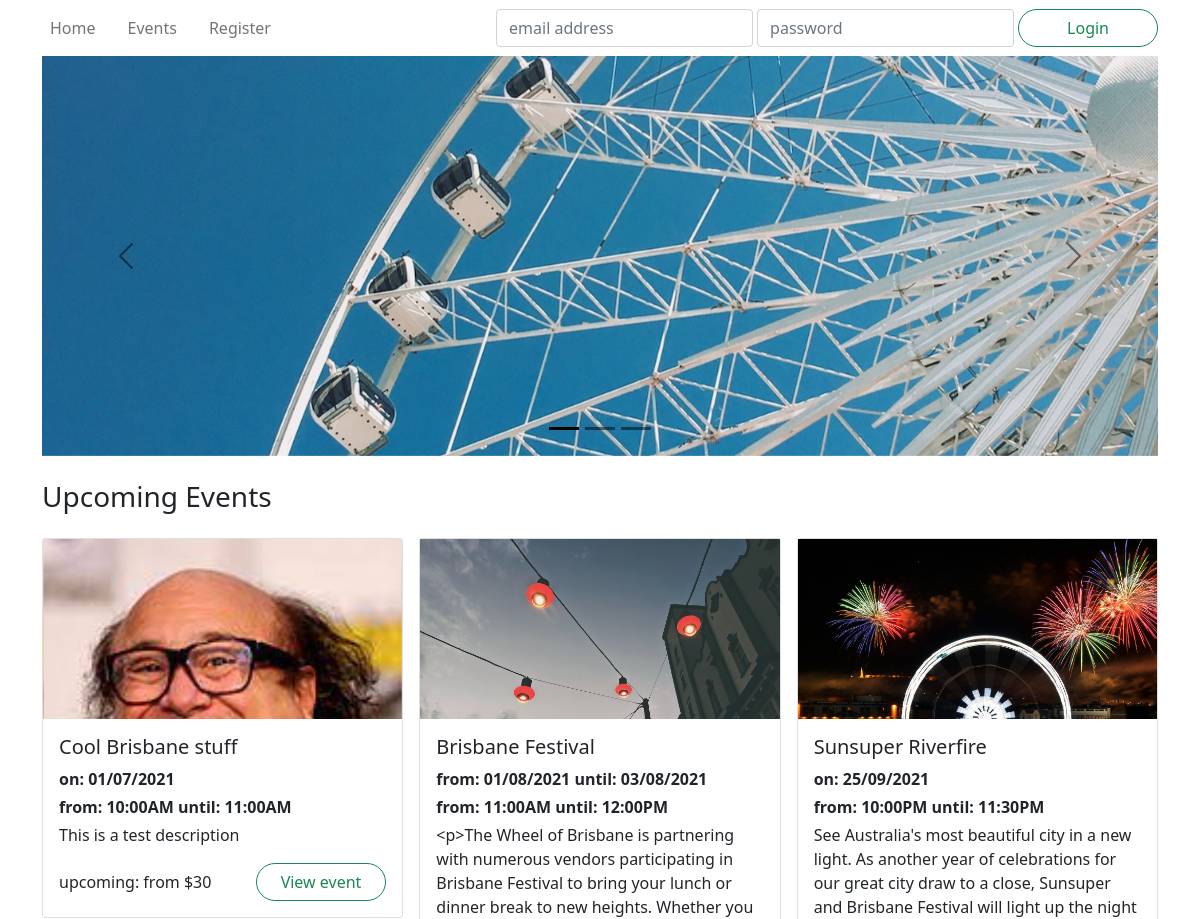
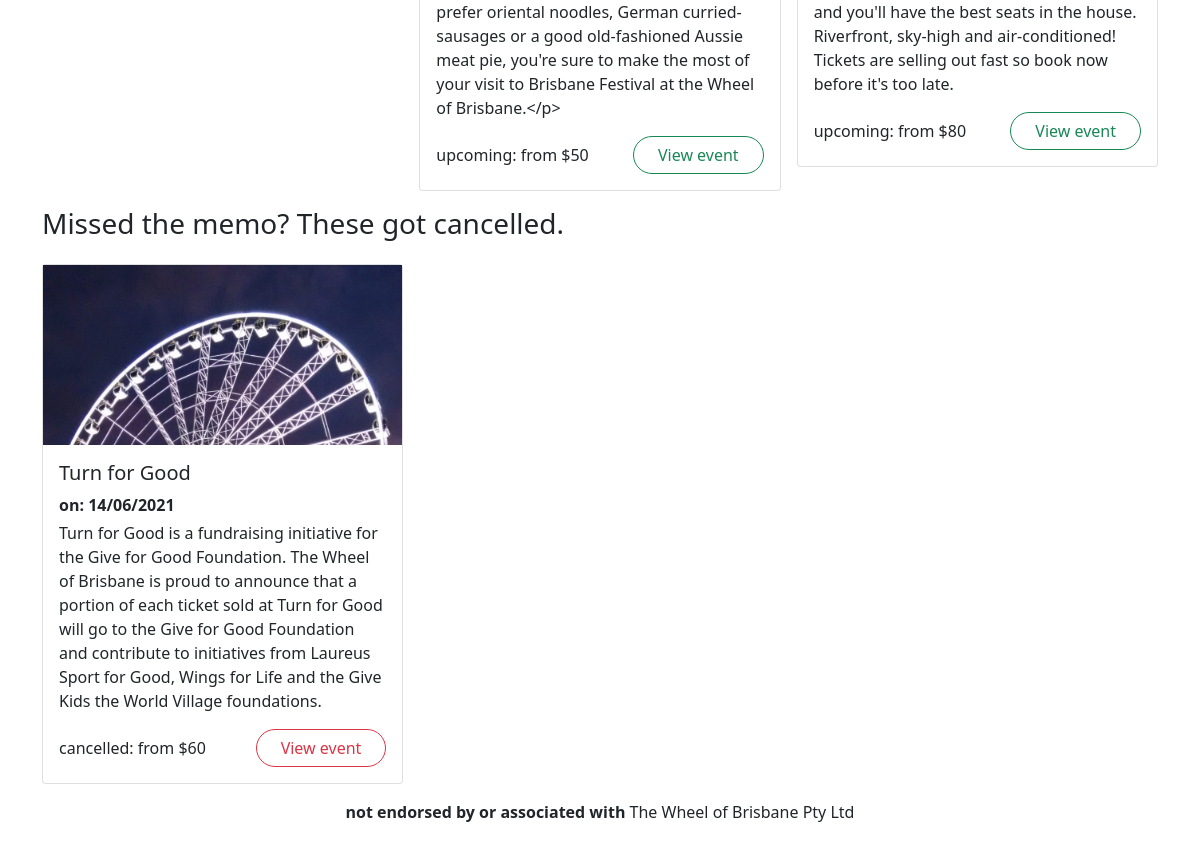
Before: / with the older database file (2 pictures, top to bottom).
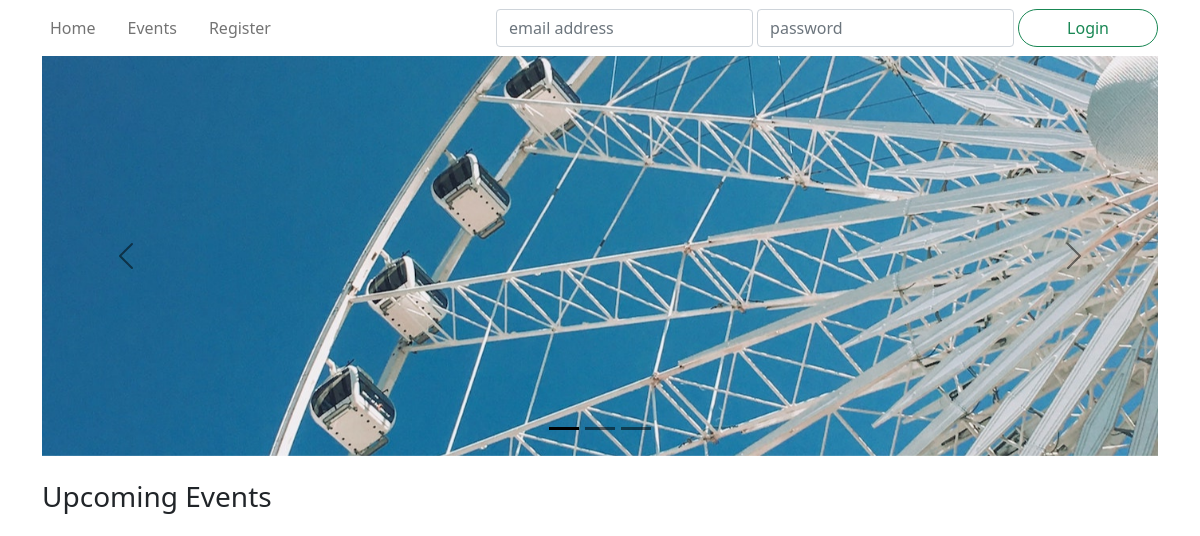
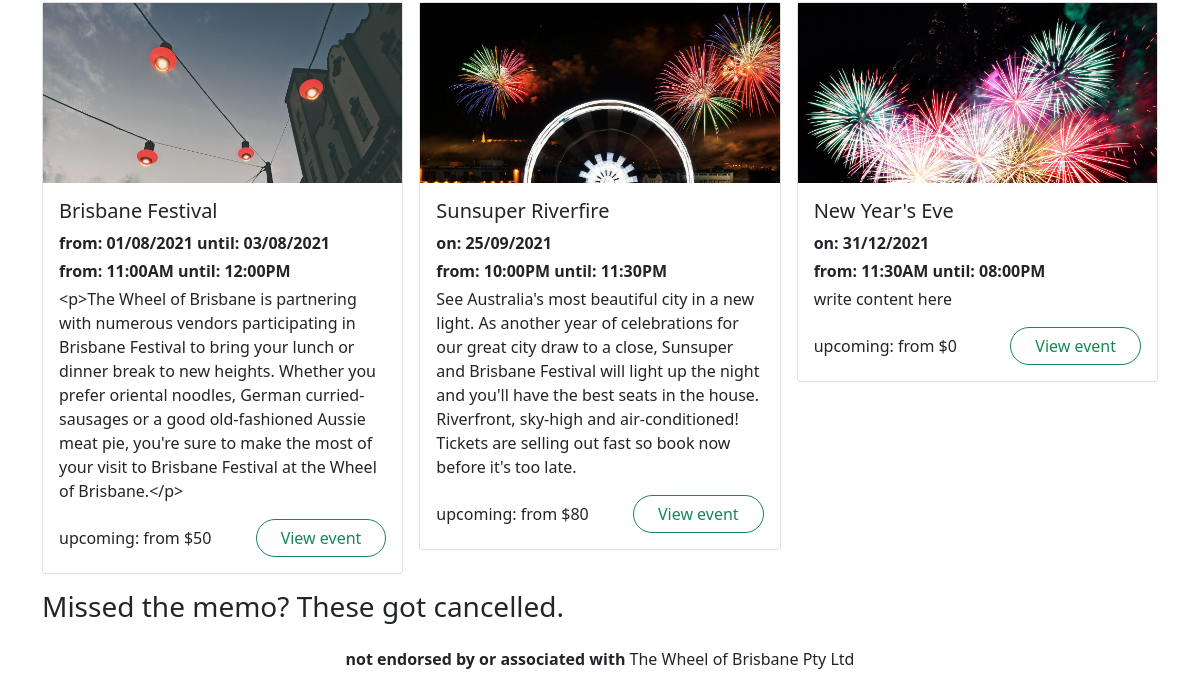
After: the same page with the newer database file (2 pictures, top to bottom).
### wheel/models.py (models this page shows, shortened)
class Event(db.Model):
    __tablename__ = 'events'
    id = db.Column(db.Integer, primary_key=True)
    name = db.Column(db.String(255), nullable=False)
    description = db.Column(db.Text)
    category = db.Column(db.String(40))
    status = db.Column(db.Enum('upcoming', 'inactive', 'cancelled', 'booked out'), nullable=False)
    image = db.Column(db.String(255))
    reviews = db.relationship('Review', backref='event')
    tickets = db.relationship('Ticket', backref='event')
    @staticmethod
    def getAllByStatus(status, limit=None):
        return Event.query.\
            join( Ticket ).\
            filter( Ticket.datetime > datetime.now() ).\
            filter( Event.status == status ).\
            group_by( Event.id ).\
            order_by( Ticket.datetime ).\
            limit( limit ).\
            all()
    def getFutureTickets(self):
        return list( filter( lambda ticket: ticket.datetime > datetime.now(), self.tickets ) )
    def getTicketsRange(self):
        tickets = self.getFutureTickets()
        numberOfTickets = len(tickets)
        if numberOfTickets == 0:
            return [numberOfTickets, None, None]
        min_ticket = reduce( lambda x, y: min(x, y, key=lambda ticket: ticket.datetime), tickets )
        max_ticket = reduce( lambda x, y: max(x, y, key=lambda ticket: ticket.datetime), tickets )
        return [numberOfTickets, min_ticket, max_ticket]
    def printTicketsDateRange(self):
        numberOftickets, min_ticket, max_ticket = self.getTicketsRange()
        if numberOftickets == 0:
            return "There are no tickets for this event."
        min = min_ticket.datetime.strftime("%d/%m/%Y")
        max = max_ticket.datetime.strftime("%d/%m/%Y")
        if min == max:
            return f"on: {min}"
        return f"from: {min} until: {max}"
    def printTicketsTimeRange(self):
        numberOftickets, min_ticket, max_ticket = self.getTicketsRange()
        if numberOftickets == 0:
            return "There are no tickets for this event."
        min = min_ticket.datetime.strftime("%I:%M%p")
        max = max_ticket.datetime.strftime("%I:%M%p")
        if numberOftickets == 1:
            return f"at: {min}"
        return f"from: {min} until: {max}"
    def getTicketsPriceFrom(self):
        low_ticket = 100000
        for x in self.tickets:
            if x.price < low_ticket:
                low_ticket = x.price
        if low_ticket == 100000:
            return " "
        low = str(low_ticket)
        return "from $" + low
    def getStatusColour(self):
        return {
            'upcoming': 'success',
            'inactive': 'secondary',
            'booked out': 'secondary',
            'cancelled': 'danger'
        }[self.status]

class Ticket(db.Model):
    __tablename__ = 'tickets'
    id = db.Column(db.Integer, primary_key=True)
    datetime = db.Column(db.DateTime, nullable=False)
    price = db.Column(db.Integer, nullable=False)
    remaining = db.Column(db.Integer, nullable=False)
    event_id = db.Column(db.Integer, db.ForeignKey('events.id'))

### wheel/views.py (the view)
@main.route('/')
def index():
    upcoming = Event.getAllByStatus('upcoming', 3)
    cancelled = Event.getAllByStatus('cancelled', 3)
    return render_template('index.html', upcoming=upcoming, cancelled=cancelled)

### wheel/templates/index.html (shortened to what this page needs)
{% extends 'base.html' %}
{% block hero %}
<div id="hero" class="carousel carousel-dark slide" data-bs-ride="carousel">
    <div class="carousel-indicators">
        <button type="button" class="active"
                data-bs-target="#hero" data-bs-slide-to="0"></button>
        <button type="button"
                data-bs-target="#hero" data-bs-slide-to="1"></button>
        <button type="button"
                data-bs-target="#hero" data-bs-slide-to="2"></button>
    </div>
    <div class="carousel-inner">
        <div class="carousel-item active">
            <div style="background-image: url('/static/images/bluesky.jpg');"></div>
        </div>
    </div>
    <button type="button" class="carousel-control-prev"
            data-bs-target="#hero" data-bs-slide="prev">
        <span class="carousel-control-prev-icon"></span>
    </button>
    <button type="button" class="carousel-control-next"
            data-bs-target="#hero" data-bs-slide="next">
        <span class="carousel-control-next-icon"></span>
    </button>
</div>
{% endblock %}
{% block content %}
<section>
    <header class="row mb-3">
        <h3 class="col-auto">Upcoming Events</h3>
    </header>
        <div class='row row-cols-1 row-cols-md-2 row-cols-xl-3 mb-3 g-3'>
        {% for event in upcoming %}
        <div class="col event">
            <article class="card">
                <a href="{{url_for('events.view', id=event.id)}}" class="card-image" style="background-image: url('{{ event.image }}'); background-position: top;"></a>
                <div class="card-body">
                    <h5 class="card-title">{{ event.name }}</h5>
                    <p class="mb-1"><strong>{{ event.printTicketsDateRange() }}</strong></p>
                    <p class="mb-1"><strong>{{ event.printTicketsTimeRange() }}</strong></p>
                    <p class="card-text">{{ event.description }}</p>
                    <div class="row">
                        <span class="col my-auto">{{ event.status }}{{ ": {}".format( event.getTicketsPriceFrom() ) if event.status == "upcoming" }}</span>
                        <span class="col-auto"><a href="{{url_for('events.view', id=event.id)}}" class="btn btn-outline-{{ event.getStatusColour() }} rounded-pill px-4">View event</a></span>
                    </div>
                </div>
            </article>
        </div>
        {% endfor %}
    </div>
</section>
<section>
    <header class="row mb-3">
        <h3 class="col-auto">Missed the memo? These got cancelled.</h3>
    </header>
    <div class="row row-cols-1 row-cols-md-2 row-cols-xl-3 mb-3 g-3">
        {% for event in cancelled %}
        <div class="col event">
            <article class="card">
                <a href="{{url_for('events.view', id=event.id)}}" class="card-image" style="background-image: url('.{{ event.image }}'); background-position: top;"></a>
                <div class="card-body">
                    <h5 class="card-title">{{ event.name }}</h5>
                    <p class="mb-1">
                        <strong>
                            {{event.printTicketsDateRange()}}
                        </strong>
                    </p>
                <p class="card-text">{{ event.description }}</p>
                    <div class="row">
                        <span class="col my-auto">{{ "{}: {}".format( event.status, event.getTicketsPriceFrom() ) }}</span>
                        <span class="col-auto"><a href="{{url_for('events.view', id=event.id)}}" class="btn btn-outline-{{ event.getStatusColour() }} rounded-pill px-4">View event</a></span>
                    </div>
                </div>
            </article>
        </div>
        {% endfor %}
    </div>
</section>
{% endblock %}

Changed rows visible on the page:
removed Event: image (picture), name "Cool Brisbane stuff", printTicketsDateRange "on: 01/07/2021", printTicketsTimeRange "from: 10:00AM until: 11:00AM", description "This is a test description", status "upcoming", status.price ": from $30", shown under "Upcoming Events"
no longer on this page (row edited): Event: image (picture), name "Turn for Good", printTicketsDateRange "on: 14/06/2021", description "Turn for Good is a fundraising initiative for the Give for Good Foundation. The Wheel of Brisbane is proud to announce that a portion of each ticket sold at Turn for Good will go to the Give for Good Foundation and contribute to initiatives from Laureus Sport for Good, Wings for Life and the Give Kids the World Village foundations.", status.price "cancelled: from $60", shown under "Missed the memo? These got cancelled."
now on this page (row unchanged): Event: image (picture), name "New Year's Eve", printTicketsDateRange "on: 31/12/2021", printTicketsTimeRange "from: 11:30AM until: 08:00PM", description "write content here", status "upcoming", status.price ": from $0", shown under "Upcoming Events"
